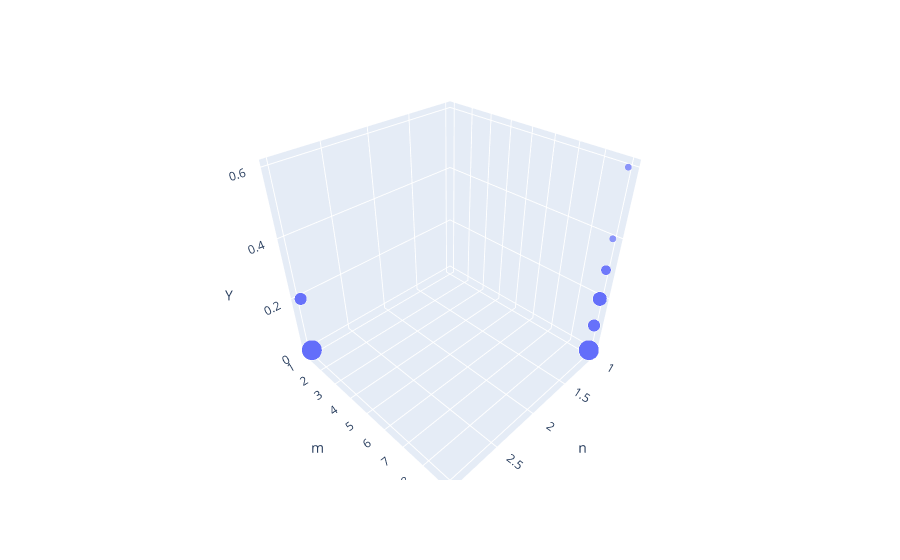

Notebook source saved alongside this figure:
### Code cell
fig = px.scatter_3d(foodweb_aishihik_final, x='param1', y='param2', z='param3', size='count',
                   labels={
                     "param1": "n",
                     "param2": "m",
                     "param3": "Y"})
fig.show()

### Figure 1 — Plotly figure (JSON) as saved in the notebook; plotly's stock layout.template omitted (floating-point values rounded to 4 significant figures)
{"data": [{"hovertemplate": "n=%{x}<br>m=%{y}<br>Y=%{z}<br>count=%{marker.size}<extra></extra>", "legendgroup": "", "marker": {"color": "#636efa", "size": [8, 8, 8, 8, 3, 8, 8, 8, 2, 8, 3, 8, 4, 8, 4, 1, 8, 1, 8, 8, 8, 3, 3, 8, 4, 3, 2, 8, 4, 3], "sizemode": "area", "sizeref": 0.02, "symbol": "circle"}, "mode": "markers", "name": "", "scene": "scene", "showlegend": false, "type": "scatter3d", "x": [1, 3, 3, 1, 3, 1, 1, 3, 1, 1, 1, 1, 1, 3, 1, 1, 1, 1, 3, 3, 1, 1, 1, 3, 1, 3, 1, 3, 1, 3], "y": [9, 1, 1, 9, 1, 9, 9, 1, 9, 9, 9, 9, 9, 1, 9, 9, 9, 9, 1, 1, 9, 9, 9, 1, 9, 1, 9, 1, 9, 1], "z": [0, 0, 0, 0, 0.2, 0, 0, 0, 0.3, 0, 0.1, 0, 0.2, 0, 0.2, 0.6, 0, 0.4, 0, 0, 0, 0.1, 0.1, 0, 0.2, 0.2, 0.3, 0, 0.2, 0.2]}], "layout": {"legend": {"itemsizing": "constant", "tracegroupgap": 0}, "margin": {"t": 60}, "scene": {"domain": {"x": [0, 1], "y": [0, 1]}, "xaxis": {"title": {"text": "n"}}, "yaxis": {"title": {"text": "m"}}, "zaxis": {"title": {"text": "Y"}}}}}
